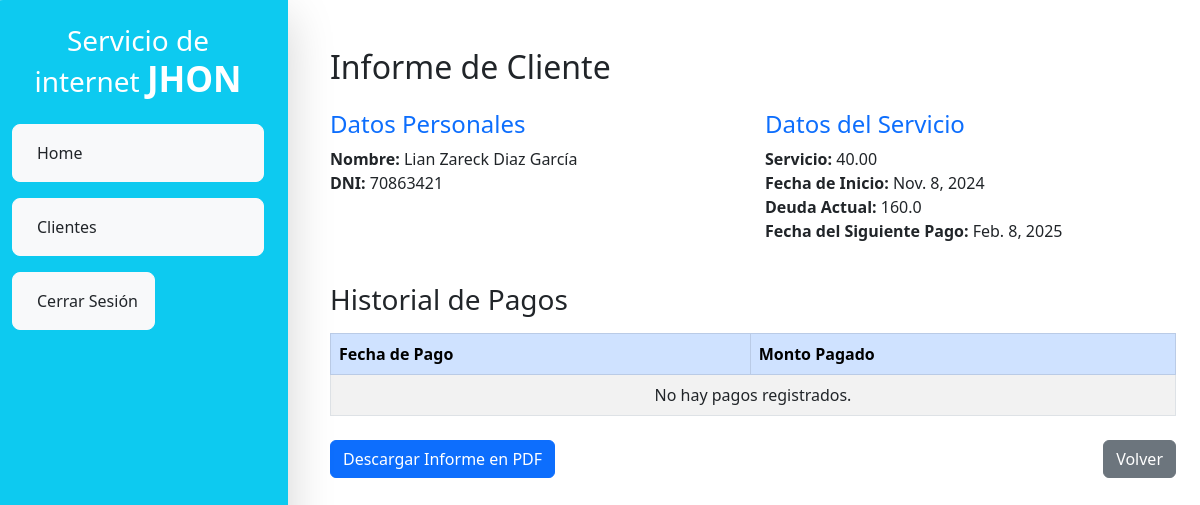
/informe/17/ (signed in), run on the app's committed database.
### app/models.py (models this page shows, shortened)
class Cliente(models.Model):
    SERVICIO_CHOICES = [
        (30, "30"),
        (35, "35"),
        (40, "40"),
        (45, "45"),
        (50, "50"),
        (55, "55"),
    ]
    nombre = models.CharField(max_length=100)
    apellido_paterno = models.CharField(max_length=100)
    apellido_materno = models.CharField(max_length=100)
    dni = models.CharField(max_length=8, unique=True)
    servicio = models.DecimalField(max_digits=5, decimal_places=2, choices=SERVICIO_CHOICES)
    deuda_manual = models.DecimalField(max_digits=10, decimal_places=2, default=0)
    fecha_inicio = models.DateField()
    direccion = models.TextField()
    def siguiente_pago(self):
        fecha_pago = self.fecha_inicio
        hoy = date.today()
        while fecha_pago <= hoy:
            mes_siguiente = fecha_pago.month + 1 if fecha_pago.month < 12 else 1
            anio_siguiente = fecha_pago.year if mes_siguiente > 1 else fecha_pago.year + 1
            try:
                fecha_pago = date(anio_siguiente, mes_siguiente, self.fecha_inicio.day)
            except ValueError:
                _, last_day = monthrange(anio_siguiente, mes_siguiente)
                fecha_pago = date(anio_siguiente, mes_siguiente, last_day)
        return fecha_pago
    def deuda_actual(self):
        deuda_total = float(self.deuda_manual) + float(self.servicio)  # Deuda inicial
        hoy = date.today()
        fecha_pago = self.fecha_inicio
        ultimo_pago = self.pago_set.order_by('-fecha_pago').first()
        fecha_ultimo_pago = ultimo_pago.fecha_pago if ultimo_pago else None
        while fecha_pago + timedelta(days=1) <= hoy:
            fecha_acumulacion = fecha_pago + timedelta(days=1)  # Día después del pago
            if not fecha_ultimo_pago or fecha_ultimo_pago < fecha_acumulacion:
                deuda_total += float(self.servicio)
            mes_siguiente = fecha_pago.month + 1 if fecha_pago.month < 12 else 1
            anio_siguiente = fecha_pago.year if mes_siguiente > 1 else fecha_pago.year + 1
            try:
                fecha_pago = date(anio_siguiente, mes_siguiente, self.fecha_inicio.day)
            except ValueError:
                _, last_day = monthrange(anio_siguiente, mes_siguiente)
                fecha_pago = date(anio_siguiente, mes_siguiente, last_day)
        pagos_realizados = self.pago_set.aggregate(models.Sum('monto_pagado'))['monto_pagado__sum'] or 0
        deuda_total -= float(pagos_realizados)
        return max(deuda_total, 0)  # Evitar valores negativos

### app/views.py (the view)
# urls.py: path('informe/<int:pk>/', views.ver_informe, name='ver_informe'),
@login_required(login_url='login')
def ver_informe(request, pk):
    cliente = get_object_or_404(Cliente, pk=pk)
    pagos = cliente.pago_set.all()
    deuda_actual = cliente.deuda_actual()  # Se llama como método
    siguiente_pago = cliente.siguiente_pago()  # Se llama como método
    return render(request, 'ver_informe.html', {
        'cliente': cliente,
        'pagos': pagos,
        'deuda_actual': deuda_actual,
        'siguiente_pago': siguiente_pago,
    })

### app/templates/ver_informe.html
{% extends 'base.html' %}
{% block content %}
<h2 class="mb-4">Informe de Cliente</h2>
<div class="row mb-4">
    <div class="col-md-6">
        <h4 class="text-primary">Datos Personales</h4>
        <ul class="list-unstyled">
            <li><strong>Nombre:</strong> {{ cliente.nombre }} {{ cliente.apellido_paterno }} {{ cliente.apellido_materno }}</li>
            <li><strong>DNI:</strong> {{ cliente.dni }}</li>
        </ul>
    </div>
    <div class="col-md-6">
        <h4 class="text-primary">Datos del Servicio</h4>
        <ul class="list-unstyled">
            <li><strong>Servicio:</strong> {{ cliente.servicio }}</li>
            <li><strong>Fecha de Inicio:</strong> {{ cliente.fecha_inicio }}</li>
            <li><strong>Deuda Actual:</strong> {{ deuda_actual }}</li>
            <li><strong>Fecha del Siguiente Pago:</strong> {{ siguiente_pago }}</li>
        </ul>
    </div>
</div>
<h3 class="mt-4 mb-3">Historial de Pagos</h3>
<table class="table table-bordered table-striped">
    <thead class="table-primary">
        <tr>
            <th>Fecha de Pago</th>
            <th>Monto Pagado</th>
        </tr>
    </thead>
    <tbody>
        {% for pago in pagos %}
        <tr>
            <td>{{ pago.fecha_pago }}</td>
            <td>{{ pago.monto_pagado }}</td>
        </tr>
        {% empty %}
        <tr>
            <td colspan="2" class="text-center">No hay pagos registrados.</td>
        </tr>
        {% endfor %}
    </tbody>
</table>
<div class="d-flex justify-content-between mt-4">
    <a href="{% url 'descargar_informe_pdf' cliente.id %}" class="btn btn-primary">Descargar Informe en PDF</a>
    <a href="{% url 'listar_clientes' %}" class="btn btn-secondary">Volver</a>
</div>
{% endblock %}

### data on the page
Cliente: nombre "Lian Zareck", apellido_paterno "Diaz", apellido_materno "García", dni "70863421", servicio "40.00", fecha_inicio "Nov. 8, 2024"

### other printed values
{{ deuda_actual }} "160.0"
{{ siguiente_pago }} "Feb. 8, 2025"
